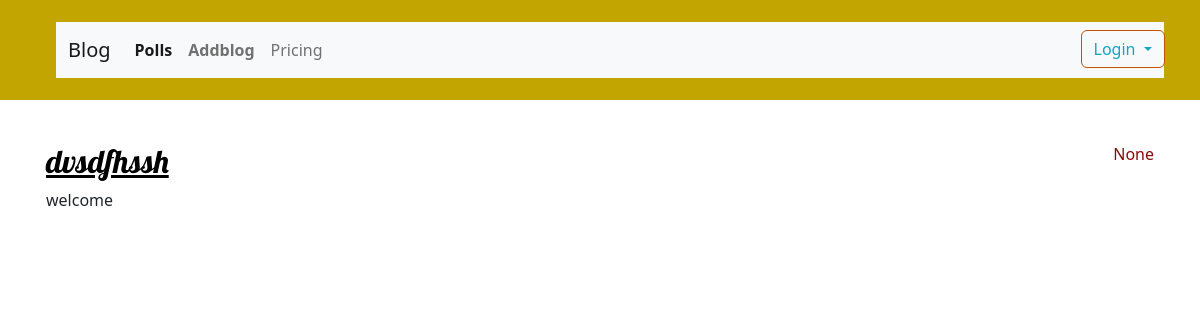
/tags/solar-system, run on an earlier commit of the app's database.
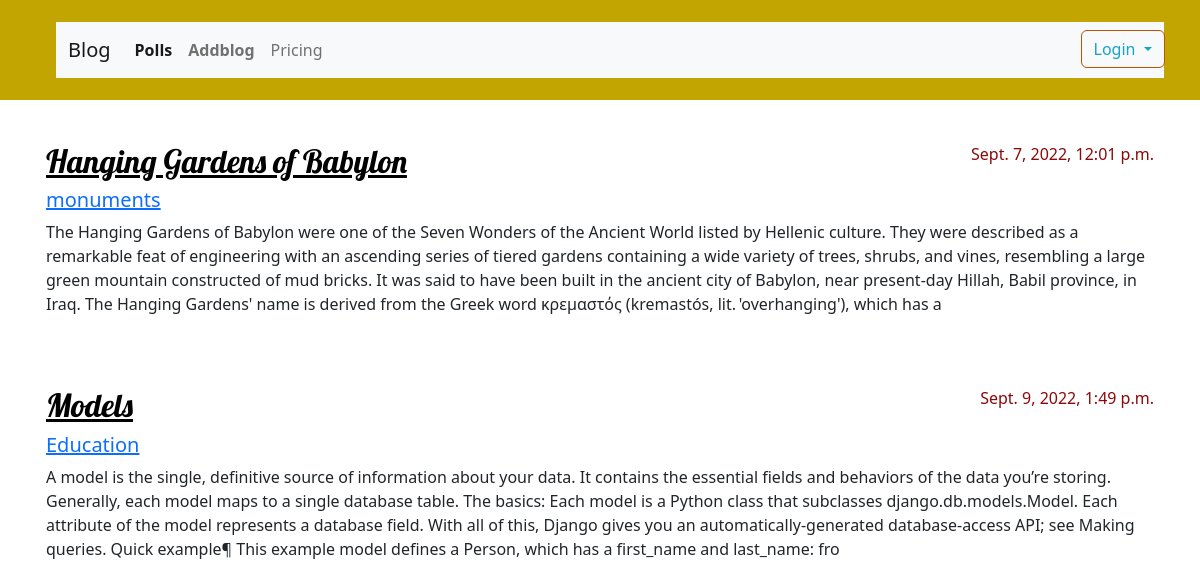
And on a later commit of the database.
### blog/models.py (models this page shows, shortened)
class Post(models.Model):
    author = models.ForeignKey(settings.AUTH_USER_MODEL, on_delete=models.CASCADE)
    title = models.CharField(max_length=200)
    text = models.TextField(null=True,blank=True)
    thumbnail = models.ImageField(upload_to='thumbnail/')
    feature = models.ImageField(upload_to ='feature/')
    created_date = models.DateTimeField(default=timezone.now)
    published_date = models.DateTimeField(blank=True, null=True)
    category = models.ForeignKey(CategoryTable,on_delete=models.CASCADE)
    tag =models.ManyToManyField(Tags)
    slug = AutoSlugField(populate_from='title' ,unique=True)

class CategoryTable(models.Model):
    name =models.CharField(max_length=250)
    slug = AutoSlugField(populate_from = 'name' ,unique=True)
    def __str__(self):
        return self.name

### blog/views.py (the view)
# urls.py: path('tags/<str:slug>', views.tags_list, name = 'tags_list'),
def tags_list(request, slug):
    tag= Tags.objects.filter(slug=slug).last()
    posts =Post.objects.filter(tag = tag).all()
    context = {
        'posts' : posts
    }
    return render(request,'blog/tags_list.html',context)

### blog/templates/blog/tags_list.html (shortened to what this page needs)
{% extends 'blog/base.html' %}
{% block content %}
{% for post in posts %}
    <article class="post">
            <time class="date">
                {{ post.published_date }}
            </time>
        <h2><a href="{% url 'post_detail' slug=post.slug %}">{{ post.title }}</a></h2>
        <h5><a href="{% url 'category_list' slug=post.category.slug %}">{{ post.category }} </a></h5>
        <p>{{ post.text|slice:"550" }}</p>
    </article>
{% endfor %}
{% endblock %}

What changed in the data, as far as the page shows it:
removed Post: published_date "None", title "dvsdfhssh", text "welcome"
added Post: published_date "Sept. 7, 2022, 12:01 p.m.", title "Hanging Gardens of Babylon", category "monuments", text "The Hanging Gardens of Babylon were one of the Seven Wonders of the Ancient World listed by Hellenic culture. They were described as a remarkable feat of engineering with an ascending series of tiered gardens containing a wide variety of trees, shrubs, and vines, resembling a large green mountain constructed of mud bricks. It was said to have been built in the ancient city of Babylon, near present-day Hillah, Babil province, in Iraq. The Hanging Gardens' name is derived from the Greek word κρεμαστός (kremastós, lit. 'overhanging'), which has a"
added Post: published_date "Sept. 9, 2022, 1:49 p.m.", title "Models", category "Education", text "A model is the single, definitive source of information about your data. It contains the essential fields and behaviors of the data you’re storing. Generally, each model maps to a single database table. The basics: Each model is a Python class that subclasses django.db.models.Model. Each attribute of the model represents a database field. With all of this, Django gives you an automatically-generated database-access API; see Making queries. Quick example¶ This example model defines a Person, which has a first_name and last_name: fro"
